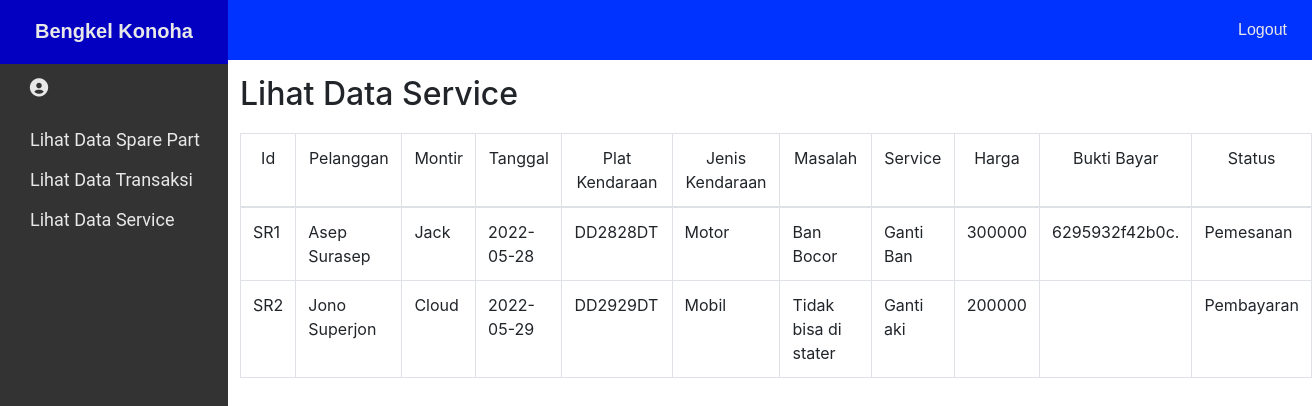
The page /OwnerService.php on the database its author committed.
### tables this page shows
CREATE TABLE `service` (
  `id_service` char(10) NOT NULL,
  `id_pelanggan` char(255) NOT NULL,
  `id_montir` char(255) NOT NULL,
  `tanggal` date NOT NULL,
  `nama_pelanggan` varchar(255) NOT NULL,
  `nama_montir` varchar(255) NOT NULL,
  `plat_kendaraan` char(8) NOT NULL,
  `jenis_kendaraan` enum('Mobil','Motor') NOT NULL,
  `masalah` text NOT NULL,
  `service` text NOT NULL,
  `harga` int(11) NOT NULL,
  `bukti_bayar` text NOT NULL,
  `status` enum('Pemesanan','Dalam Pengerjaan','Pembayaran','Selesai') NOT NULL
);

CREATE TABLE `pelanggan` (
  `id_pelanggan` char(255) NOT NULL,
  `nama_pelanggan` varchar(255) NOT NULL,
  `username` varchar(255) NOT NULL,
  `password` varchar(255) NOT NULL,
  `alamat` varchar(255) NOT NULL,
  `telepon` char(12) NOT NULL
);

CREATE TABLE `montir` (
  `id_montir` char(255) NOT NULL,
  `nama_montir` varchar(255) NOT NULL,
  `alamat` varchar(255) NOT NULL,
  `telepon` char(12) NOT NULL
);

### OwnerService.php (the view, shortened to what this page needs)
<?php
require 'connect.php';
$service = mysqli_query($conn,"SELECT * FROM service a
                        LEFT JOIN pelanggan b on a.id_pelanggan = b.id_pelanggan
                        LEFT JOIN montir c on a.id_montir = c.id_montir");
?>
<!DOCTYPE html>
<html lang="en">
<head>
    <link rel="stylesheet" href="styleUser.css">
    <link href='https://unpkg.com/boxicons@2.1.2/css/boxicons.min.css' rel='stylesheet'>
    <link rel="stylesheet" href="https://stackpath.bootstrapcdn.com/bootstrap/4.3.1/css/bootstrap.min.css">
</head>
<body>
    <div class="header">
        <div class="brand">Bengkel Konoha</div>
        <a href="logout.php" class="logout">Logout</a>
    </div>
    <div class="header-blw">
        <div class="pelanggan">
            <i class='bx bxs-user-circle'></i>
        </div>
        <ul>
            <li><a href="OwnerPart.php">Lihat Data Spare Part</a></li>
            <li><a href="OwnerLihat.php">Lihat Data Transaksi</a></li>
            <li><a href="OwnerService.php">Lihat Data Service</a></li>
        </ul>
    </div>
    <div class="riwayat">
        <h2>Lihat Data Service</h2>
        <table class="table table-bordered">
            <thead>
                <tr class="text-center">
                    <td>Id</td>
                    <td>Pelanggan</td>
                    <td>Montir</td>
                    <td>Tanggal</td>
                    <td>Plat Kendaraan</td>
                    <td>Jenis Kendaraan</td>
                    <td>Masalah</td>
                    <td>Service</td>
                    <td>Harga</td>
                    <td>Bukti Bayar</td>
                    <td>Status</td>
                </tr>
            </thead>
            <tbody>
                <?php
                    while($services = mysqli_fetch_array($service)){
                        echo "
                            <tr>
                                <td>".$services['id_service']."</td>
                                <td>".$services['nama_pelanggan']."</td>
                                <td>".$services['nama_montir']."</td>
                                <td>".$services['tanggal']."</td>
                                <td>".$services['plat_kendaraan']."</td>
                                <td>".$services['jenis_kendaraan']."</td>
                                <td>".$services['masalah']."</td>
                                <td>".$services['service']."</td>
                                <td>".$services['harga']."</td>
                                <td>".$services['bukti_bayar']."</td>
                                <td>".$services['status']."</td>
                            </tr>
                        ";
                    }
                ?>
            </tbody>
        </table>
    </div>
</body>
</html>

### styleUser.css (style rules this page uses)
.header { width: 100%; height: 60px; background-color: #0033ff; position: fixed; font-family: sans-serif; top: 0; left: 0; display: flex; align-items: center; justify-content: space-between; z-index: 1000; user-select: none; }
.brand { padding: 19px 35px 18px 35px; background-color: rgb(3, 0, 194); font-size: 20px; color: #e8e8e8; font-weight: bold; }
* { margin: 0; padding: 0; list-style: none; text-decoration: none; }
.header-blw { font-family: 'Roboto', sans-serif; position: fixed; margin-top: 60px; left: 0; width: 228px; height: 100%; background: rgb(51, 51, 51); }
.pelanggan { font-size: 22px; color: #e8e8e8; align-items: center; margin-left: 28px; line-height: 60px; }
.pelanggan i { height: 25px; width: 25px; align-items: center; }
.header-blw ul a { display: block; height: 100%; width: 100%; line-height: 40px; font-size: 18px; color: #e8e8e8; padding-left: 30px; }
.riwayat { position: relative; padding-top: 75px; margin-left: 240px; width: 100; height: 100%; }
.riwayat table { border-collapse: collapse; width: auto; margin-top: 20px; }
th, td { padding: 10px; }
.logout { padding: 21px 25px 21px 25px; text-align: center; font-weight: 500; color: #e8e8e8; }

### rows shown on the page
service: id_service "SR1", id_pelanggan.nama_pelanggan "Asep Surasep", id_montir.nama_montir "Jack", tanggal "2022-05-28", plat_kendaraan "DD2828DT", jenis_kendaraan "Motor", masalah "Ban Bocor", service "Ganti Ban", harga "300000", bukti_bayar "6295932f42b0c.", status "Pemesanan"
service: id_service "SR2", id_pelanggan.nama_pelanggan "Jono Superjon", id_montir.nama_montir "Cloud", tanggal "2022-05-29", plat_kendaraan "DD2929DT", jenis_kendaraan "Mobil", masalah "Tidak bisa di stater", service "Ganti aki", harga "200000", status "Pembayaran"
